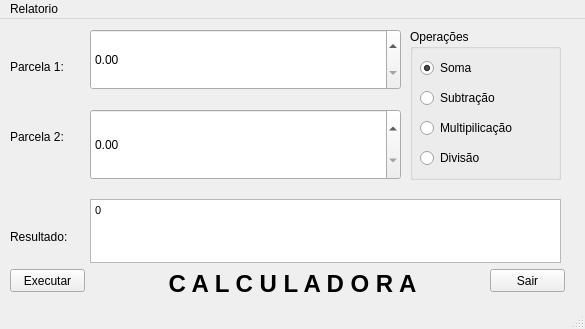
<?xml version="1.0" encoding="UTF-8"?>
<ui version="4.0">
 <class>CalcWindow</class>
 <widget class="QMainWindow" name="CalcWindow">
  <property name="geometry">
   <rect>
    <x>0</x>
    <y>0</y>
    <width>585</width>
    <height>329</height>
   </rect>
  </property>
  <property name="windowTitle">
   <string>Minha Calculadora</string>
  </property>
  <widget class="QWidget" name="centralwidget">
   <widget class="QLabel" name="label_2">
    <property name="geometry">
     <rect>
      <x>10</x>
      <y>40</y>
      <width>71</width>
      <height>16</height>
     </rect>
    </property>
    <property name="text">
     <string>Parcela 1:</string>
    </property>
   </widget>
   <widget class="QLabel" name="label_3">
    <property name="geometry">
     <rect>
      <x>10</x>
      <y>110</y>
      <width>71</width>
      <height>16</height>
     </rect>
    </property>
    <property name="text">
     <string>Parcela 2:</string>
    </property>
   </widget>
   <widget class="QTextEdit" name="textEditResult">
    <property name="enabled">
     <bool>true</bool>
    </property>
    <property name="geometry">
     <rect>
      <x>90</x>
      <y>180</y>
      <width>471</width>
      <height>64</height>
     </rect>
    </property>
    <property name="readOnly">
     <bool>true</bool>
    </property>
    <property name="html">
     <string>&lt;!DOCTYPE HTML PUBLIC &quot;-//W3C//DTD HTML 4.0//EN&quot; &quot;http://www.w3.org/TR/REC-html40/strict.dtd&quot;&gt;
&lt;html&gt;&lt;head&gt;&lt;meta name=&quot;qrichtext&quot; content=&quot;1&quot; /&gt;&lt;style type=&quot;text/css&quot;&gt;
p, li { white-space: pre-wrap; }
&lt;/style&gt;&lt;/head&gt;&lt;body style=&quot; font-family:'Noto Sans'; font-size:9pt; font-weight:400; font-style:normal;&quot;&gt;
&lt;p style=&quot; margin-top:0px; margin-bottom:0px; margin-left:0px; margin-right:0px; -qt-block-indent:0; text-indent:0px;&quot;&gt;&lt;span style=&quot; font-family:'MS Shell Dlg 2'; font-size:8pt;&quot;&gt;0&lt;/span&gt;&lt;/p&gt;&lt;/body&gt;&lt;/html&gt;</string>
    </property>
   </widget>
   <widget class="QLabel" name="label_4">
    <property name="geometry">
     <rect>
      <x>10</x>
      <y>210</y>
      <width>71</width>
      <height>16</height>
     </rect>
    </property>
    <property name="text">
     <string>Resultado:</string>
    </property>
    <property name="buddy">
     <cstring>textEditResult</cstring>
    </property>
   </widget>
   <widget class="QPushButton" name="exitButton">
    <property name="geometry">
     <rect>
      <x>490</x>
      <y>250</y>
      <width>75</width>
      <height>23</height>
     </rect>
    </property>
    <property name="text">
     <string>Sair</string>
    </property>
   </widget>
   <widget class="QLabel" name="label">
    <property name="geometry">
     <rect>
      <x>132</x>
      <y>250</y>
      <width>321</width>
      <height>30</height>
     </rect>
    </property>
    <property name="layoutDirection">
     <enum>Qt::RightToLeft</enum>
    </property>
    <property name="text">
     <string>&lt;html&gt;&lt;head&gt;&lt;meta name=&quot;qrichtext&quot; content=&quot;1&quot; /&gt;&lt;style type=&quot;text/css&quot;&gt;
p, li { white-space: pre-wrap; }
&lt;/style&gt;&lt;/head&gt;&lt;body style=&quot; font-family:'MS Shell Dlg 2'; font-size:8.25pt; font-weight:400; font-style:normal; text-decoration:none;&quot;&gt;
&lt;p style=&quot; margin-top:0px; margin-bottom:0px; margin-left:0px; margin-right:0px; -qt-block-indent:0; text-indent:0px;&quot;&gt;&lt;span style=&quot; font-size:18pt; font-weight:600;&quot;&gt;C A L C U L A D O R A&lt;/span&gt;&lt;/p&gt;&lt;/body&gt;&lt;/html&gt;</string>
    </property>
    <property name="alignment">
     <set>Qt::AlignCenter</set>
    </property>
   </widget>
   <widget class="QPushButton" name="execButton">
    <property name="geometry">
     <rect>
      <x>10</x>
      <y>250</y>
      <width>75</width>
      <height>23</height>
     </rect>
    </property>
    <property name="text">
     <string>Executar</string>
    </property>
   </widget>
   <widget class="QGroupBox" name="groupBox">
    <property name="geometry">
     <rect>
      <x>410</x>
      <y>10</y>
      <width>151</width>
      <height>151</height>
     </rect>
    </property>
    <property name="title">
     <string>Operações</string>
    </property>
    <widget class="QRadioButton" name="radioButtonMult">
     <property name="geometry">
      <rect>
       <x>10</x>
       <y>90</y>
       <width>131</width>
       <height>18</height>
      </rect>
     </property>
     <property name="text">
      <string>Multipilicação</string>
     </property>
     <property name="checked">
      <bool>false</bool>
     </property>
    </widget>
    <widget class="QRadioButton" name="radioButtonSoma">
     <property name="geometry">
      <rect>
       <x>10</x>
       <y>30</y>
       <width>131</width>
       <height>18</height>
      </rect>
     </property>
     <property name="text">
      <string>Soma</string>
     </property>
     <property name="checked">
      <bool>true</bool>
     </property>
    </widget>
    <widget class="QRadioButton" name="radioButtonSub">
     <property name="geometry">
      <rect>
       <x>10</x>
       <y>60</y>
       <width>131</width>
       <height>18</height>
      </rect>
     </property>
     <property name="text">
      <string>Subtração</string>
     </property>
    </widget>
    <widget class="QRadioButton" name="radioButtonDiv">
     <property name="geometry">
      <rect>
       <x>10</x>
       <y>120</y>
       <width>131</width>
       <height>18</height>
      </rect>
     </property>
     <property name="text">
      <string>Divisão</string>
     </property>
    </widget>
   </widget>
   <widget class="QDoubleSpinBox" name="input2">
    <property name="geometry">
     <rect>
      <x>90</x>
      <y>90</y>
      <width>311</width>
      <height>71</height>
     </rect>
    </property>
   </widget>
   <widget class="QDoubleSpinBox" name="input1">
    <property name="geometry">
     <rect>
      <x>90</x>
      <y>10</y>
      <width>311</width>
      <height>61</height>
     </rect>
    </property>
   </widget>
   <zorder>input2</zorder>
   <zorder>label_2</zorder>
   <zorder>label_3</zorder>
   <zorder>textEditResult</zorder>
   <zorder>label_4</zorder>
   <zorder>exitButton</zorder>
   <zorder>label</zorder>
   <zorder>execButton</zorder>
   <zorder>groupBox</zorder>
   <zorder>input1</zorder>
  </widget>
  <widget class="QMenuBar" name="menubar">
   <property name="geometry">
    <rect>
     <x>0</x>
     <y>0</y>
     <width>585</width>
     <height>22</height>
    </rect>
   </property>
   <widget class="QMenu" name="menuRelatorio">
    <property name="title">
     <string>Relatorio</string>
    </property>
    <addaction name="actionByUser"/>
    <addaction name="actionAllUsers"/>
   </widget>
   <addaction name="menuRelatorio"/>
  </widget>
  <widget class="QStatusBar" name="statusbar"/>
  <action name="actionByUser">
   <property name="text">
    <string>Por Usuário</string>
   </property>
  </action>
  <action name="actionAllUsers">
   <property name="text">
    <string>Todos os Usuários</string>
   </property>
  </action>
 </widget>
 <tabstops>
  <tabstop>textEditResult</tabstop>
  <tabstop>radioButtonSoma</tabstop>
  <tabstop>radioButtonSub</tabstop>
  <tabstop>radioButtonMult</tabstop>
  <tabstop>radioButtonDiv</tabstop>
  <tabstop>execButton</tabstop>
  <tabstop>exitButton</tabstop>
 </tabstops>
 <resources/>
 <connections>
  <connection>
   <sender>input2</sender>
   <signal>valueChanged(double)</signal>
   <receiver>textEditResult</receiver>
   <slot>clear()</slot>
   <hints>
    <hint type="sourcelabel">
     <x>220</x>
     <y>141</y>
    </hint>
    <hint type="destinationlabel">
     <x>232</x>
     <y>225</y>
    </hint>
   </hints>
  </connection>
  <connection>
   <sender>input1</sender>
   <signal>valueChanged(double)</signal>
   <receiver>textEditResult</receiver>
   <slot>clear()</slot>
   <hints>
    <hint type="sourcelabel">
     <x>138</x>
     <y>65</y>
    </hint>
    <hint type="destinationlabel">
     <x>142</x>
     <y>221</y>
    </hint>
   </hints>
  </connection>
 </connections>
</ui>
